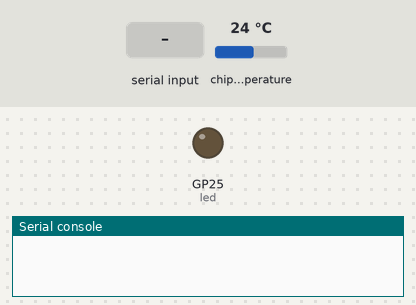
Bench run of a program on a simulated Raspberry Pi Pico running MicroPython. On the bench: output pins drawn as LEDs (lit = HIGH), the last lines printed to the serial console. Dashed ring = blinking. The inputs (shaded band) are chosen by the test bench; at power-on: chip temperature 24 °C.

Above: at 1.2 s.
1.3 s: "read-temp" typed at the serial console, then Enter
At 3.4 s:
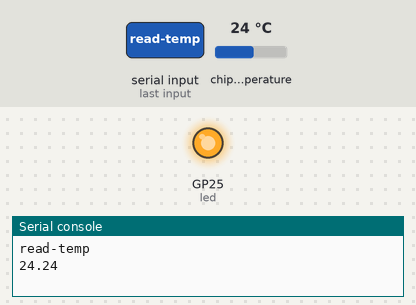
4.3 s: "1" typed at the serial console, then Enter
At 6.8 s:
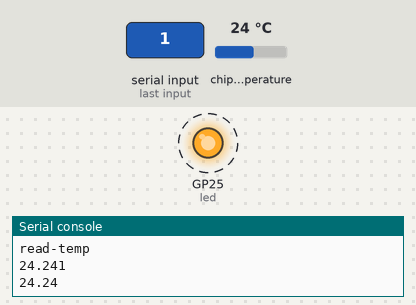
Timing chart, 0 to 13.3 s (numbered marks = the images above; inputs shaded):
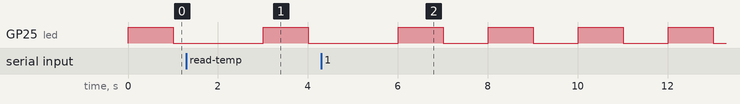

Measured:
- by itself, GP25 (led): alternates HIGH for 1.0 s and LOW for 1.0 s

The program:

main.py
```python
import select
import sys
import time
from machine import ADC, Pin

# Set up the poll object
poll_obj = select.poll()
poll_obj.register(sys.stdin, select.POLLIN)

sensor_temp = ADC(4)
conversion_factor = 3.3 / (65535)

led = Pin(25, Pin.OUT)

# Loop indefinitely
while True:
    led.toggle()
    time.sleep(1)
    led.toggle()

    # Wait for input on stdin
    poll_results = poll_obj.poll(1) # the '1' is how long it will wait for message before looping again (in microseconds)
    if poll_results:
        # Read the data from stdin (read data coming from PC)
        data = sys.stdin.readline().strip()
        if data == "read-temp":
            reading = sensor_temp.read_u16() * conversion_factor
            temperature = str(round(27 - (reading - 0.706)/0.001721, 2))

        sys.stdout.write("%s" % temperature)
    else:
        led.toggle()
        # do something if no message received (like feed a watchdog timer)
        continue
```
